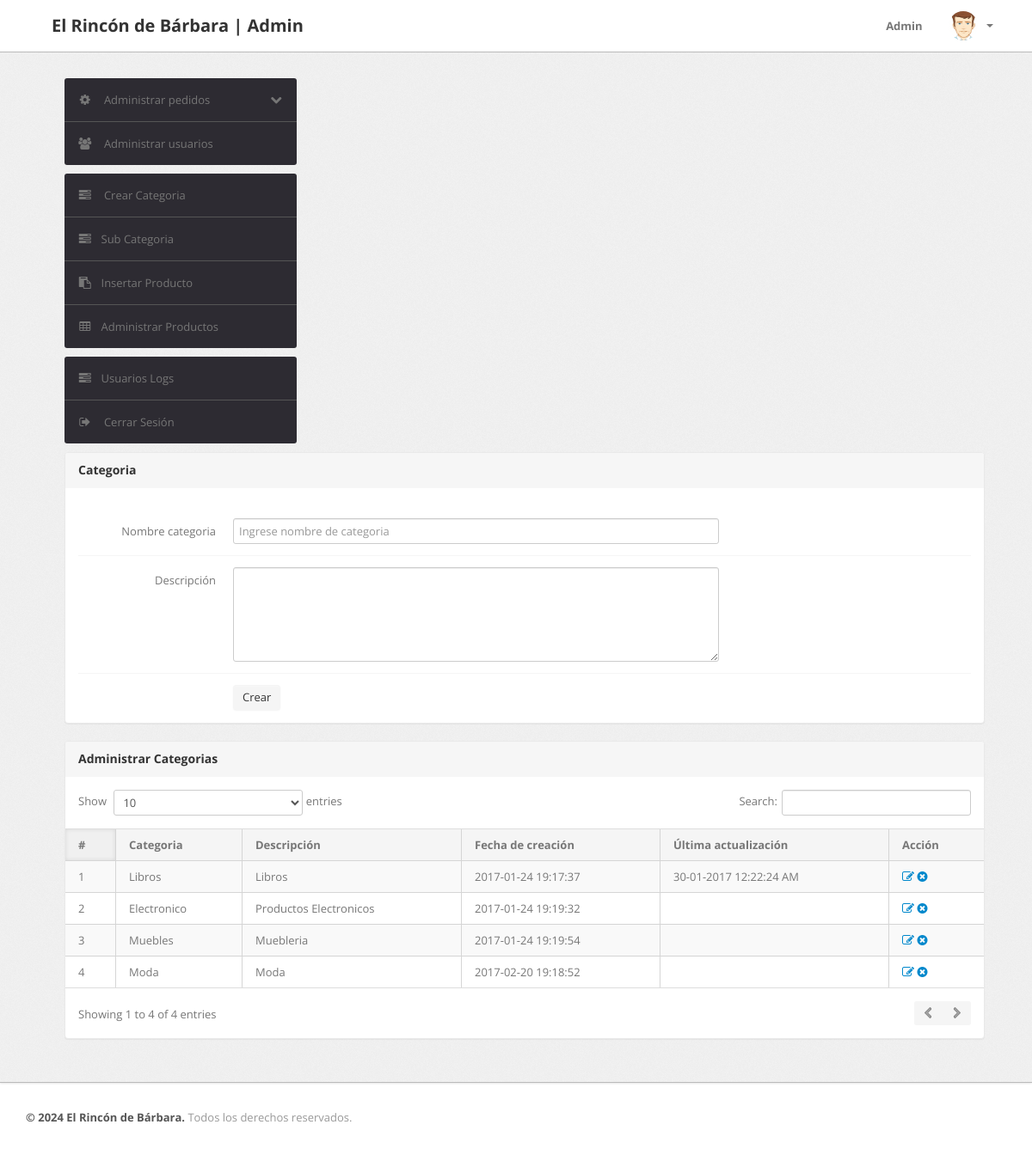
The app's page /admin/category.php (signed in) with its own data.
### tables this page shows
CREATE TABLE `category` (
  `id` int(11) NOT NULL,
  `categoryName` varchar(255) DEFAULT NULL,
  `categoryDescription` longtext DEFAULT NULL,
  `creationDate` timestamp NOT NULL DEFAULT current_timestamp(),
  `updationDate` varchar(255) DEFAULT NULL
);

### admin/category.php (the view, shortened to what this page needs)
<?php
include('include/config.php');
if(strlen($_SESSION['alogin'])==0)
	{
header('location:index.php');
}
else{
?>
<!DOCTYPE html>
<html lang="es">
<head>
	<link type="text/css" href="bootstrap/css/bootstrap.min.css" rel="stylesheet">
	<link type="text/css" href="bootstrap/css/bootstrap-responsive.min.css" rel="stylesheet">
	<link type="text/css" href="css/theme.css" rel="stylesheet">
	<link type="text/css" href="images/icons/css/font-awesome.css" rel="stylesheet">
</head>
<body>
<?php include('include/header.php');?>
	<div class="wrapper">
		<div class="container">
			<div class="row">
<?php include('include/sidebar.php');?>
			<div class="span11">
					<div class="content">
						<div class="module">
							<div class="module-head">
								<h3>Categoria</h3>
							</div>
							<div class="module-body">
									<br />
			<form class="form-horizontal row-fluid" name="Category" method="post" >
<div class="control-group">
<label class="control-label" for="basicinput">Nombre categoria</label>
<div class="controls">
<input type="text" placeholder="Ingrese nombre de categoria"  name="category" class="span8 tip" required>
</div>
</div>
<div class="control-group">
											<label class="control-label" for="basicinput">Descripción</label>
											<div class="controls">
												<textarea class="span8" name="description" rows="5"></textarea>
											</div>
										</div>
	<div class="control-group">
											<div class="controls">
												<button type="submit" name="submit" class="btn">Crear</button>
											</div>
										</div>
									</form>
							</div>
						</div>
	<div class="module">
							<div class="module-head">
								<h3>Administrar Categorias</h3>
							</div>
							<div class="module-body table">
								<table cellpadding="0" cellspacing="0" border="0" class="datatable-1 table table-bordered table-striped	 display" width="100%">
									<thead>
										<tr>
											<th>#</th>
											<th>Categoria</th>
											<th>Descripción</th>
											<th>Fecha de creación</th>
											<th>Última actualización</th>
											<th>Acción</th>
										</tr>
									</thead>
									<tbody>
<?php $query=mysqli_query($con,"select * from category");
$cnt=1;
while($row=mysqli_fetch_array($query))
{
?>
										<tr>
											<td><?php echo htmlentities($cnt);?></td>
											<td><?php echo htmlentities($row['categoryName']);?></td>
											<td><?php echo htmlentities($row['categoryDescription']);?></td>
											<td> <?php echo htmlentities($row['creationDate']);?></td>
											<td><?php echo htmlentities($row['updationDate']);?></td>
											<td>
											<a href="edit-category.php?id=<?php echo $row['id']?>" ><i class="icon-edit"></i></a>
											<a href="category.php?id=<?php echo $row['id']?>&del=delete" onClick="return confirm('Are you sure you want to delete?')"><i class="icon-remove-sign"></i></a></td>
										</tr>
										<?php $cnt=$cnt+1; } ?>
								</table>
							</div>
						</div>
					</div>
				</div>
			</div>
		</div>
	</div>
<?php include('include/footer.php');?>
</body>
<?php } ?>

### records on screen
category: categoryName "Libros", categoryDescription "Libros", creationDate "2017-01-24 19:17:37", updationDate "30-01-2017 12:22:24 AM"
category: categoryName "Electronico", categoryDescription "Productos Electronicos", creationDate "2017-01-24 19:19:32"
category: categoryName "Muebles", categoryDescription "Muebleria", creationDate "2017-01-24 19:19:54"
category: categoryName "Moda", categoryDescription "Moda", creationDate "2017-02-20 19:18:52"
